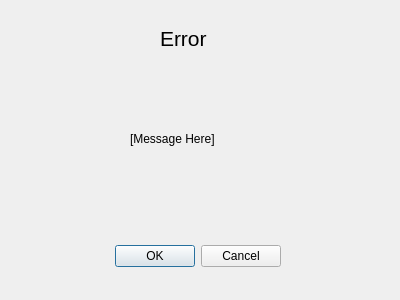
<?xml version="1.0" encoding="UTF-8"?>
<ui version="4.0">
 <class>Dialog</class>
 <widget class="QDialog" name="Dialog">
  <property name="geometry">
   <rect>
    <x>0</x>
    <y>0</y>
    <width>400</width>
    <height>300</height>
   </rect>
  </property>
  <property name="windowTitle">
   <string>Dialog</string>
  </property>
  <widget class="QDialogButtonBox" name="buttonBox">
   <property name="geometry">
    <rect>
     <x>100</x>
     <y>240</y>
     <width>181</width>
     <height>32</height>
    </rect>
   </property>
   <property name="orientation">
    <enum>Qt::Orientation::Horizontal</enum>
   </property>
   <property name="standardButtons">
    <set>QDialogButtonBox::StandardButton::Cancel|QDialogButtonBox::StandardButton::Ok</set>
   </property>
  </widget>
  <widget class="QLabel" name="lbl_title">
   <property name="geometry">
    <rect>
     <x>160</x>
     <y>30</y>
     <width>61</width>
     <height>17</height>
    </rect>
   </property>
   <property name="font">
    <font>
     <pointsize>16</pointsize>
    </font>
   </property>
   <property name="text">
    <string>Error</string>
   </property>
  </widget>
  <widget class="QLabel" name="lbl_err_msg">
   <property name="geometry">
    <rect>
     <x>130</x>
     <y>130</y>
     <width>111</width>
     <height>17</height>
    </rect>
   </property>
   <property name="text">
    <string>[Message Here]</string>
   </property>
  </widget>
 </widget>
 <resources/>
 <connections>
  <connection>
   <sender>buttonBox</sender>
   <signal>accepted()</signal>
   <receiver>Dialog</receiver>
   <slot>accept()</slot>
   <hints>
    <hint type="sourcelabel">
     <x>248</x>
     <y>254</y>
    </hint>
    <hint type="destinationlabel">
     <x>157</x>
     <y>274</y>
    </hint>
   </hints>
  </connection>
  <connection>
   <sender>buttonBox</sender>
   <signal>rejected()</signal>
   <receiver>Dialog</receiver>
   <slot>reject()</slot>
   <hints>
    <hint type="sourcelabel">
     <x>316</x>
     <y>260</y>
    </hint>
    <hint type="destinationlabel">
     <x>286</x>
     <y>274</y>
    </hint>
   </hints>
  </connection>
 </connections>
</ui>
